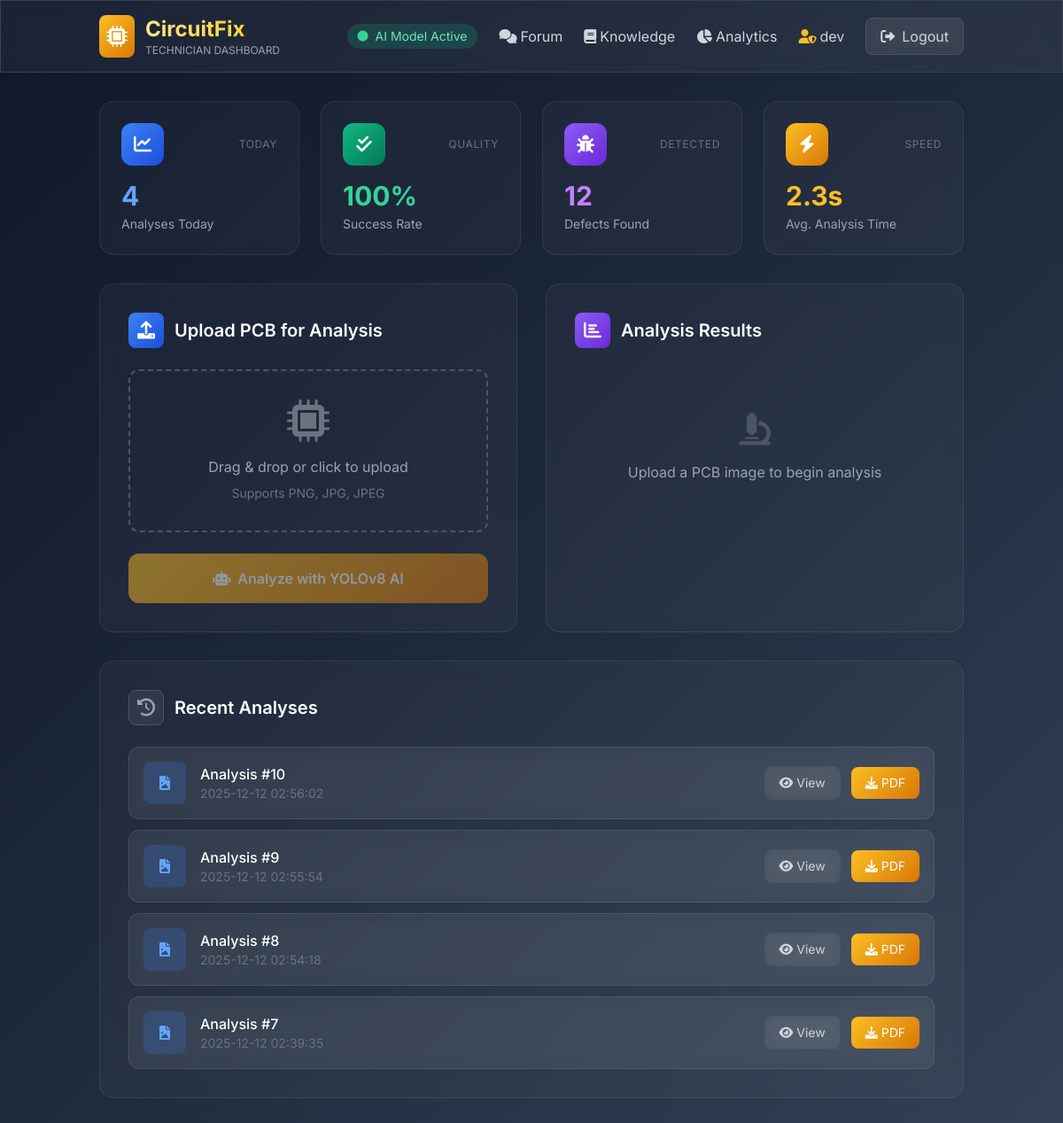
The app's page /dashboard (signed in) with its own data.
### tables this page shows
CREATE TABLE analyses
                 (id INTEGER PRIMARY KEY AUTOINCREMENT, 
                  user_id INTEGER, 
                  image_path TEXT, 
                  defects TEXT,
                  created_at DATETIME DEFAULT CURRENT_TIMESTAMP,
                  FOREIGN KEY(user_id) REFERENCES users(id));

### app.py (the view)
@app.route('/dashboard')
@login_required
def dashboard():
    conn = sqlite3.connect('circuitfix.db')
    c = conn.cursor()
    c.execute('''SELECT id, image_path, defects, created_at
                 FROM analyses WHERE user_id = ? ORDER BY created_at DESC LIMIT 10''',
              (session['user_id'],))
    history = c.fetchall()
    conn.close()
    return render_template('dashboard.html',
                         username=session['username'],
                         history=history)

### app.py (called while the page is built)
def login_required(f):
    @wraps(f)
    def decorated_function(*args, **kwargs):
        if 'user_id' not in session:
            flash('Please log in to access this page.')
            return redirect('/login')
        return f(*args, **kwargs)
    return decorated_function

### templates/dashboard.html (shortened to what this page needs)
<!DOCTYPE html>
<html lang="en">
<head>
    <script src="https://cdn.tailwindcss.com"></script>
    <link href="https://cdnjs.cloudflare.com/ajax/libs/font-awesome/6.0.0/css/all.min.css" rel="stylesheet">
</head>
<body class="gradient-bg text-white min-h-screen">
    <nav class="glass-effect border-b border-gray-700">
        <div class="container mx-auto px-6 py-4">
            <div class="flex justify-between items-center">
                <div class="flex items-center space-x-3">
                    <div class="premium-gold p-2 rounded-lg">
                        <i class="fas fa-microchip text-white text-2xl"></i>
                    </div>
                    <div>
                        <h1 class="text-2xl font-bold bg-gradient-to-r from-amber-200 to-yellow-400 bg-clip-text text-transparent">CircuitFix</h1>
                        <p class="text-xs text-gray-400">TECHNICIAN DASHBOARD</p>
                    </div>
                </div>
                <div class="flex items-center space-x-6">
                    <div class="flex items-center bg-emerald-500/20 text-emerald-300 px-3 py-1 rounded-full text-sm">
                        <i class="fas fa-circle text-emerald-400 text-xs mr-2 animate-pulse"></i>
                        AI Model Active
                    </div>
                    <a href="/forum" class="text-gray-300 hover:text-amber-300 transition-colors">
                        <i class="fas fa-comments mr-1"></i>Forum
                    </a>
                    <a href="/knowledge" class="text-gray-300 hover:text-amber-300 transition-colors">
                        <i class="fas fa-book mr-1"></i>Knowledge
                    </a>
                    <a href="/analytics" class="text-gray-300 hover:text-amber-300 transition-colors">
                        <i class="fas fa-chart-pie mr-1"></i>Analytics
                    </a>
                    <a href="/profile" class="text-gray-300 hover:text-amber-300 transition-colors">
                        <i class="fas fa-user-shield mr-1 text-amber-400"></i>{{ username }}
                    </a>
                    <a href="/logout" class="glass-effect border border-gray-600 text-gray-300 px-4 py-2 rounded-lg hover:bg-gray-800/50 transition-colors">
                        <i class="fas fa-sign-out-alt mr-2"></i>Logout
                    </a>
                </div>
            </div>
        </div>
    </nav>
    <div class="container mx-auto px-6 py-8">
        <div class="grid grid-cols-1 md:grid-cols-4 gap-6 mb-8">
            <div class="card-glass rounded-2xl p-6 hover-lift">
                <div class="flex items-center justify-between mb-4">
                    <div class="premium-blue w-12 h-12 rounded-xl flex items-center justify-center">
                        <i class="fas fa-chart-line text-white text-xl"></i>
                    </div>
                    <span class="text-xs text-gray-500 uppercase tracking-wider">Today</span>
                </div>
                <div class="text-3xl font-bold text-blue-400 mb-1" id="todayCount">-</div>
                <div class="text-gray-400 text-sm">Analyses Today</div>
            </div>
            <div class="card-glass rounded-2xl p-6 hover-lift">
                <div class="flex items-center justify-between mb-4">
                    <div class="premium-emerald w-12 h-12 rounded-xl flex items-center justify-center">
                        <i class="fas fa-check-double text-white text-xl"></i>
                    </div>
                    <span class="text-xs text-gray-500 uppercase tracking-wider">Quality</span>
                </div>
                <div class="text-3xl font-bold text-emerald-400 mb-1" id="successRate">-</div>
                <div class="text-gray-400 text-sm">Success Rate</div>
            </div>
            <div class="card-glass rounded-2xl p-6 hover-lift">
                <div class="flex items-center justify-between mb-4">
                    <div class="premium-purple w-12 h-12 rounded-xl flex items-center justify-center">
                        <i class="fas fa-bug text-white text-xl"></i>
                    </div>
                    <span class="text-xs text-gray-500 uppercase tracking-wider">Detected</span>
                </div>
                <div class="text-3xl font-bold text-purple-400 mb-1" id="defectsFound">-</div>
                <div class="text-gray-400 text-sm">Defects Found</div>
            </div>
            <div class="card-glass rounded-2xl p-6 hover-lift">
                <div class="flex items-center justify-between mb-4">
                    <div class="premium-gold w-12 h-12 rounded-xl flex items-center justify-center">
                        <i class="fas fa-bolt text-white text-xl"></i>
                    </div>
                    <span class="text-xs text-gray-500 uppercase tracking-wider">Speed</span>
                </div>
                <div class="text-3xl font-bold text-amber-400 mb-1" id="avgTime">-</div>
                <div class="text-gray-400 text-sm">Avg. Analysis Time</div>
            </div>
        </div>
        <div class="grid grid-cols-1 lg:grid-cols-2 gap-8">
            <div class="card-glass rounded-2xl p-8">
                <h2 class="text-xl font-semibold mb-6 flex items-center">
                    <div class="premium-blue w-10 h-10 rounded-lg flex items-center justify-center mr-3">
                        <i class="fas fa-upload text-white"></i>
                    </div>
                    Upload PCB for Analysis
                </h2>
                <div class="border-2 border-dashed border-gray-600 rounded-xl p-8 text-center mb-6 hover:border-amber-500/50 transition-colors cursor-pointer" onclick="document.getElementById('pcbUpload').click()">
                    <i class="fas fa-microchip text-5xl text-gray-500 mb-4"></i>
                    <p class="text-gray-400 mb-2">Drag & drop or click to upload</p>
                    <p class="text-gray-500 text-sm">Supports PNG, JPG, JPEG</p>
                </div>
                <button onclick="analyzePCB()" id="analyzeBtn"
                        class="w-full premium-gold text-white py-4 rounded-xl font-semibold hover-lift disabled:opacity-50 disabled:cursor-not-allowed flex items-center justify-center"
                        disabled>
                    <i class="fas fa-robot mr-2"></i>Analyze with YOLOv8 AI
                </button>
            </div>
            <div class="card-glass rounded-2xl p-8">
                <h2 class="text-xl font-semibold mb-6 flex items-center">
                    <div class="premium-purple w-10 h-10 rounded-lg flex items-center justify-center mr-3">
                        <i class="fas fa-chart-bar text-white"></i>
                    </div>
                    Analysis Results
                </h2>
                <div id="results" class="text-gray-400">
                    <div class="text-center py-12">
                        <i class="fas fa-microscope text-4xl text-gray-600 mb-4"></i>
                        <p>Upload a PCB image to begin analysis</p>
                    </div>
                </div>
            </div>
        </div>
        <div class="card-glass rounded-2xl p-8 mt-8">
            <h2 class="text-xl font-semibold mb-6 flex items-center">
                <div class="glass-effect w-10 h-10 rounded-lg flex items-center justify-center mr-3 border border-gray-600">
                    <i class="fas fa-history text-gray-400"></i>
                </div>
                Recent Analyses
            </h2>
            <div id="history" class="space-y-3">
                {% for analysis in history %}
                <div class="glass-effect rounded-xl p-4 flex justify-between items-center hover:bg-white/5 transition-colors">
                    <a href="/analysis/{{ analysis[0] }}" class="flex items-center space-x-4 flex-1">
                        <div class="w-12 h-12 rounded-lg bg-blue-500/20 flex items-center justify-center">
                            <i class="fas fa-file-image text-blue-400"></i>
                        </div>
                        <div>
                            <span class="font-medium text-white">Analysis #{{ analysis[0] }}</span>
                            <div class="text-sm text-gray-500">{{ analysis[3] }}</div>
                        </div>
                    </a>
                    <div class="flex items-center space-x-3">
                        <a href="/analysis/{{ analysis[0] }}" class="glass-effect border border-gray-600 text-gray-300 px-4 py-2 rounded-lg text-sm hover:bg-gray-700/50 transition-colors">
                            <i class="fas fa-eye mr-1"></i>View
                        </a>
                        <a href="/report/{{ analysis[0] }}" class="premium-gold text-white px-4 py-2 rounded-lg text-sm hover-lift">
                            <i class="fas fa-download mr-1"></i>PDF
                        </a>
                    </div>
                </div>
                {% else %}
                <div class="text-center py-8 text-gray-500">
                    <i class="fas fa-inbox text-4xl mb-3"></i>
                    <p>No analyses yet. Upload your first PCB!</p>
                </div>
                {% endfor %}
            </div>
        </div>
    </div>
</body>
</html>

### templates/dashboard.html (style rules this page uses)
* { font-family: 'Inter', sans-serif; }
.gradient-bg { background: linear-gradient(135deg, #0f172a 0%, #1e293b 50%, #334155 100%); }
.glass-effect { background: rgba(255, 255, 255, 0.05); backdrop-filter: blur(10px); border: 1px solid rgba(255, 255, 255, 0.1); }
.premium-gold { background: linear-gradient(135deg, #fbbf24 0%, #d97706 100%); }
.premium-blue { background: linear-gradient(135deg, #3b82f6 0%, #1d4ed8 100%); }
.premium-emerald { background: linear-gradient(135deg, #10b981 0%, #047857 100%); }
.premium-purple { background: linear-gradient(135deg, #8b5cf6 0%, #6d28d9 100%); }
.hover-lift { transition: all 0.3s ease; }
.card-glass { background: rgba(255, 255, 255, 0.03); backdrop-filter: blur(10px); border: 1px solid rgba(255, 255, 255, 0.08); }

### records on screen
analyses: id "10", created_at "2025-12-12 02:56:02"
analyses: id "9", created_at "2025-12-12 02:55:54"
analyses: id "8", created_at "2025-12-12 02:54:18"
analyses: id "7", created_at "2025-12-12 02:39:35"

### other values on screen
{{ username }} "dev"
